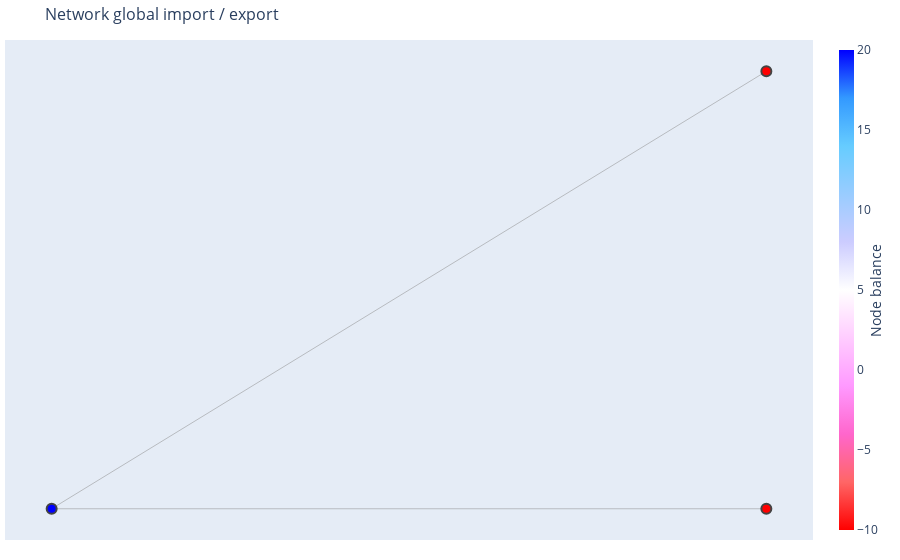

The notebook cell saved with this chart:
### Code cell
print_balance(res)

### Figure 1 — Plotly figure (JSON) as saved in the notebook; plotly's stock layout.template omitted (floating-point values rounded to 4 significant figures)
{"data": [{"hoverinfo": "none", "line": {"color": "#888", "width": 0.5}, "mode": "lines", "type": "scatter", "x": [0, 1, null, 0, 1, null], "y": [0, 0, null, 0, 1, null]}, {"hoverinfo": "text", "marker": {"color": [20, -10, -10], "colorbar": {"thickness": 15, "title": {"side": "right", "text": "Node balance"}, "xanchor": "left"}, "colorscale": [[0, "rgb(0,0,255)"], [0.1, "rgb(51,153,255)"], [0.2, "rgb(102,204,255)"], [0.3, "rgb(153,204,255)"], [0.4, "rgb(204,204,255)"], [0.5, "rgb(255,255,255)"], [0.6, "rgb(255,204,255)"], [0.7, "rgb(255,153,255)"], [0.8, "rgb(255,102,204)"], [0.9, "rgb(255,102,102)"], [1, "rgb(255,0,0)"]], "line": {"width": 2}, "reversescale": true, "showscale": true, "size": 10}, "mode": "markers", "text": ["node a export 20", "node b import 10", "node c import 10"], "type": "scatter", "x": [0, 1, 1], "y": [0, 0, 1]}], "layout": {"hovermode": "closest", "margin": {"b": 20, "l": 5, "r": 5, "t": 40}, "showlegend": false, "title": {"font": {"size": 16}, "text": "Network global import / export"}, "xaxis": {"showgrid": false, "showticklabels": false, "zeroline": false}, "yaxis": {"showgrid": false, "showticklabels": false, "zeroline": false}}}
